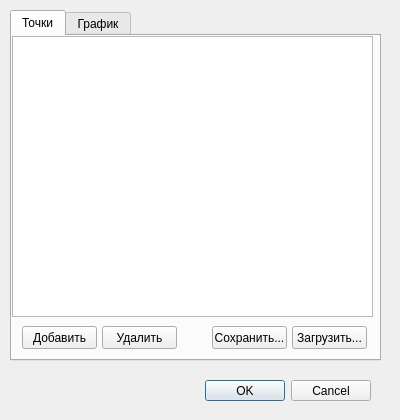
<?xml version="1.0" encoding="UTF-8"?>
<ui version="4.0">
 <class>DialogPointList</class>
 <widget class="QDialog" name="DialogPointList">
  <property name="geometry">
   <rect>
    <x>0</x>
    <y>0</y>
    <width>400</width>
    <height>420</height>
   </rect>
  </property>
  <property name="sizePolicy">
   <sizepolicy hsizetype="Preferred" vsizetype="Preferred">
    <horstretch>0</horstretch>
    <verstretch>0</verstretch>
   </sizepolicy>
  </property>
  <property name="windowTitle">
   <string>Настройки графика</string>
  </property>
  <property name="autoFillBackground">
   <bool>false</bool>
  </property>
  <widget class="QDialogButtonBox" name="buttonBox">
   <property name="geometry">
    <rect>
     <x>30</x>
     <y>380</y>
     <width>341</width>
     <height>21</height>
    </rect>
   </property>
   <property name="orientation">
    <enum>Qt::Horizontal</enum>
   </property>
   <property name="standardButtons">
    <set>QDialogButtonBox::Cancel|QDialogButtonBox::Ok</set>
   </property>
  </widget>
  <widget class="QTabWidget" name="tabWidget">
   <property name="geometry">
    <rect>
     <x>10</x>
     <y>10</y>
     <width>371</width>
     <height>351</height>
    </rect>
   </property>
   <property name="currentIndex">
    <number>0</number>
   </property>
   <widget class="QWidget" name="tab">
    <attribute name="title">
     <string>Точки</string>
    </attribute>
    <widget class="QTableWidget" name="tableWidget">
     <property name="geometry">
      <rect>
       <x>0</x>
       <y>0</y>
       <width>361</width>
       <height>281</height>
      </rect>
     </property>
    </widget>
    <widget class="QPushButton" name="btn_point_add">
     <property name="geometry">
      <rect>
       <x>10</x>
       <y>290</y>
       <width>75</width>
       <height>23</height>
      </rect>
     </property>
     <property name="text">
      <string>Добавить</string>
     </property>
    </widget>
    <widget class="QPushButton" name="btn_point_delete">
     <property name="geometry">
      <rect>
       <x>90</x>
       <y>290</y>
       <width>75</width>
       <height>23</height>
      </rect>
     </property>
     <property name="text">
      <string>Удалить</string>
     </property>
    </widget>
    <widget class="QPushButton" name="btn_point_load">
     <property name="geometry">
      <rect>
       <x>280</x>
       <y>290</y>
       <width>75</width>
       <height>23</height>
      </rect>
     </property>
     <property name="text">
      <string>Загрузить...</string>
     </property>
    </widget>
    <widget class="QPushButton" name="btn_point_save">
     <property name="geometry">
      <rect>
       <x>200</x>
       <y>290</y>
       <width>75</width>
       <height>23</height>
      </rect>
     </property>
     <property name="text">
      <string>Сохранить...</string>
     </property>
    </widget>
   </widget>
   <widget class="QWidget" name="tab_2">
    <attribute name="title">
     <string>График</string>
    </attribute>
    <widget class="QLineEdit" name="le_x_min">
     <property name="geometry">
      <rect>
       <x>90</x>
       <y>20</y>
       <width>113</width>
       <height>20</height>
      </rect>
     </property>
     <property name="placeholderText">
      <string>&lt;x min&gt;</string>
     </property>
    </widget>
    <widget class="QLineEdit" name="le_x_max">
     <property name="geometry">
      <rect>
       <x>230</x>
       <y>20</y>
       <width>113</width>
       <height>20</height>
      </rect>
     </property>
     <property name="placeholderText">
      <string>&lt;x max&gt;</string>
     </property>
    </widget>
    <widget class="QLabel" name="lbl_rangeX">
     <property name="geometry">
      <rect>
       <x>10</x>
       <y>20</y>
       <width>71</width>
       <height>16</height>
      </rect>
     </property>
     <property name="text">
      <string>Гориз. ось</string>
     </property>
    </widget>
    <widget class="QLabel" name="lbl_axisMin">
     <property name="geometry">
      <rect>
       <x>120</x>
       <y>0</y>
       <width>47</width>
       <height>13</height>
      </rect>
     </property>
     <property name="text">
      <string>Min</string>
     </property>
     <property name="alignment">
      <set>Qt::AlignCenter</set>
     </property>
    </widget>
    <widget class="QLabel" name="lbl_axisMax">
     <property name="geometry">
      <rect>
       <x>260</x>
       <y>0</y>
       <width>47</width>
       <height>13</height>
      </rect>
     </property>
     <property name="text">
      <string>Max</string>
     </property>
     <property name="alignment">
      <set>Qt::AlignCenter</set>
     </property>
    </widget>
    <widget class="QLabel" name="lbl_rangeX_2">
     <property name="geometry">
      <rect>
       <x>10</x>
       <y>60</y>
       <width>71</width>
       <height>16</height>
      </rect>
     </property>
     <property name="text">
      <string>Верт. ось</string>
     </property>
    </widget>
    <widget class="QLineEdit" name="le_y_min">
     <property name="geometry">
      <rect>
       <x>90</x>
       <y>60</y>
       <width>113</width>
       <height>20</height>
      </rect>
     </property>
     <property name="placeholderText">
      <string>&lt;y min&gt;</string>
     </property>
    </widget>
    <widget class="QLineEdit" name="le_y_max">
     <property name="geometry">
      <rect>
       <x>230</x>
       <y>60</y>
       <width>113</width>
       <height>20</height>
      </rect>
     </property>
     <property name="placeholderText">
      <string>&lt;y max&gt;</string>
     </property>
    </widget>
   </widget>
  </widget>
 </widget>
 <resources/>
 <connections>
  <connection>
   <sender>buttonBox</sender>
   <signal>accepted()</signal>
   <receiver>DialogPointList</receiver>
   <slot>accept()</slot>
   <hints>
    <hint type="sourcelabel">
     <x>248</x>
     <y>254</y>
    </hint>
    <hint type="destinationlabel">
     <x>157</x>
     <y>274</y>
    </hint>
   </hints>
  </connection>
  <connection>
   <sender>buttonBox</sender>
   <signal>rejected()</signal>
   <receiver>DialogPointList</receiver>
   <slot>reject()</slot>
   <hints>
    <hint type="sourcelabel">
     <x>316</x>
     <y>260</y>
    </hint>
    <hint type="destinationlabel">
     <x>286</x>
     <y>274</y>
    </hint>
   </hints>
  </connection>
 </connections>
</ui>
